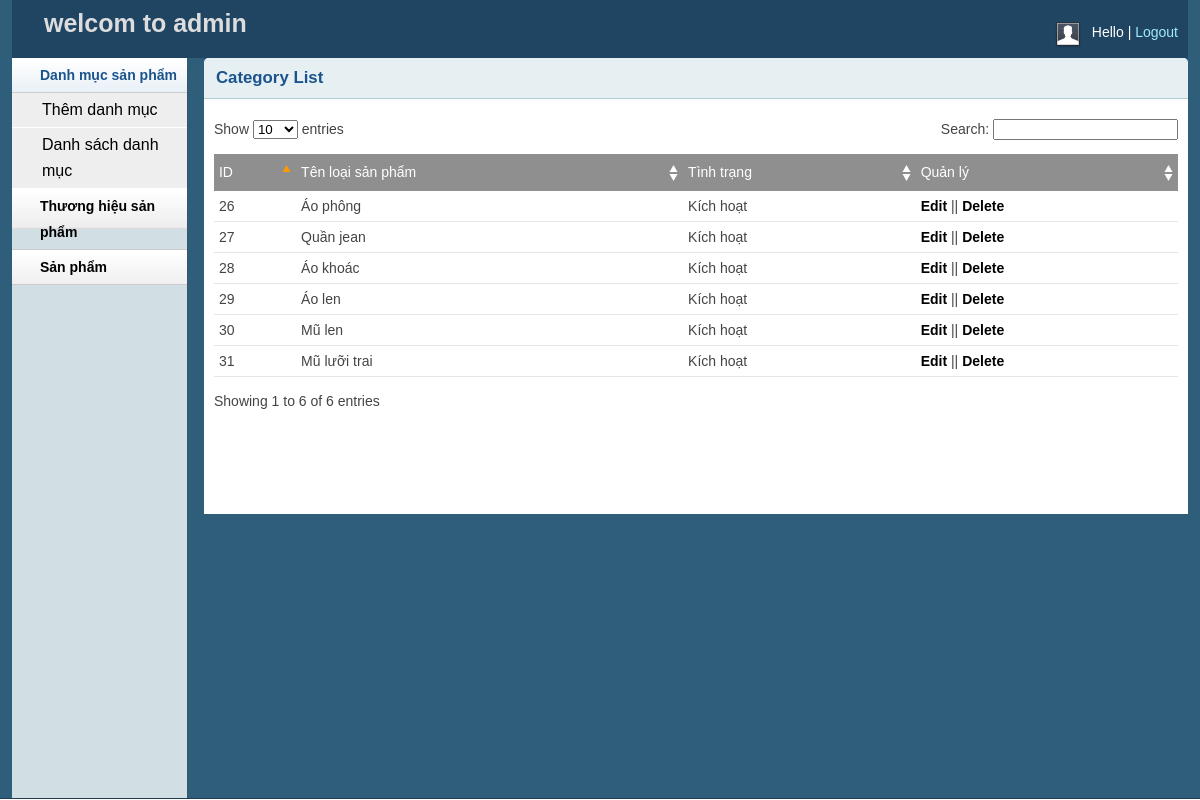
The page /admin/catlist.php (signed in) on the database its author committed.
### tables this page shows
CREATE TABLE `loaisp` (
  `idloaisp` int(11) NOT NULL,
  `tenloaisp` varchar(255) NOT NULL,
  `tinhtrang` varchar(100) NOT NULL
);

### lib/database.php (called while the page is built, shortened)
<?php
    Class Database{
        public $host   = DB_HOST;
        public $user   = DB_USER;
        public $pass   = DB_PASS;
        public $dbname = DB_NAME;
        public $link;
        private function connectDB(){
            $this->link = new mysqli($this->host, $this->user, $this->pass,
                $this->dbname);
        }
        public function select($query){
            $result = $this->link->query($query) or
            die($this->link->error.__LINE__);
            if($result->num_rows > 0){
                return $result;
            } else {
                return false;
            }
        }
    }
?>

### classes/category.php (called while the page is built, shortened)
<?php
        $filepath = realpath(dirname(__FILE__));
        include_once ($filepath.'/../lib/database.php');
?>
<?php
    class category
    {
        private $db;
        public function __construct()
        {
            $this->db = new Database();
        }
        public function show_category(){
            $query = "SELECT * FROM loaisp order by idloaisp desc";
            $result = $this->db->select($query);
            return $result;
        }
    }
?>

### admin/catlist.php (the view, shortened to what this page needs)
<?php include 'inc/header.php'; ?>
<?php include 'inc/sidebar.php'; ?>
<?php include '../classes/category.php'	?>
<?php
$cat = new category();
?>
<div class="grid_10">
	<div class="box round first grid">
		<h2>Category List</h2>
		<div class="block">
			<table class="data display datatable" id="example">
				<thead>
					<tr>
						<td>ID</td>
						<td>Tên loại sản phẩm</td>
						<td>Tình trạng</td>
						<td>Quản lý</td>
					</tr>
				</thead>
				<tbody>
					<?php
					$show_cat = $cat->show_category();
					if ($show_cat) {
						while ($result = $show_cat->fetch_assoc()) {
					?>
							<tr>
								<td><?php echo $result['idloaisp'] ?></td>
								<td><?php echo $result['tenloaisp'] ?></td>
								<td><?php
									if ($result['tinhtrang'] == 1) {
										echo 'Kích hoạt';
									} else {
										echo 'Không kích hoạt';
									}
									?></td>
								<td><a href="catedit.php?idloaisp=<?php echo $result['idloaisp'] ?>">Edit</a> || <a onclick="return confirm('you are want to delete')" href="?delid=<?php echo $result['idloaisp'] ?>">Delete</a> </td>
							</tr>
					<?php
						}
					}
					?>
				</tbody>
			</table>
		</div>
	</div>
</div>
<?php include 'inc/footer.php'; ?>

### admin/css/layout.css (style rules this page uses)
body { background: #fff none repeat scroll 0 0; color: #444; font-size: 14px; padding: 0; }
a { color: #000; font-weight:bold; text-decoration: none; }
h1, h2, h3, h4, h5, h6 { line-height:1.2em; margin-bottom:.3em; }
h2 { margin-top:1em; }
.box { background:#fff; margin-bottom:20px; padding:10px 10px 10px 10px; margin-left:-8px; }
.box.grid { padding-bottom:40px; }
.box.round { -moz-border-radius: 5px 5px 0px 0px; -webkit-border-radius: 5px 5px 0px 0px; border-radius: 5px 5px 0px 0px; }
.box h2 { font-size:1.2em; font-weight:bold; color:#1B548D; background:#E6F0F3; margin:-10px -10px 0 -10px; padding:10px 12px; border-bottom:1px solid #B3CBD6; -moz-border-radius: 5px 5px 0px 0px; -webkit-border-radius: 5px 5px 0px 0px; border-radius: 5px 5px 0px 0px; }
.box.first { min-height: 406px; }
.block { padding-top:20px; }
.block { padding-bottom:1px; }
table.display { margin: 0 auto; clear: both; width: 100%; }
.sorting_asc { background: #8f8f8f url(../img/table/sort_asc.png) no-repeat center right; padding:8px 5px; text-align:left; color:#fff; }
.sorting { background:#8f8f8f url(../img/table/sort_both.png) no-repeat center right; padding:8px 5px; text-align:left; color:#fff; }
tr.odd { height: 30px; line-height: 30px; border-bottom:1px solid #e6e6e6; }
tr.even { height: 30px; line-height: 30px; border-bottom:1px solid #e6e6e6; }
tr.odd td, tr.even td { padding-left:5px; }

### rows shown on the page
loaisp: idloaisp "31", tenloaisp "Mũ lưỡi trai", tinhtrang "Kích hoạt"
loaisp: idloaisp "30", tenloaisp "Mũ len", tinhtrang "Kích hoạt"
loaisp: idloaisp "29", tenloaisp "Áo len", tinhtrang "Kích hoạt"
loaisp: idloaisp "28", tenloaisp "Áo khoác", tinhtrang "Kích hoạt"
loaisp: idloaisp "27", tenloaisp "Quần jean", tinhtrang "Kích hoạt"
loaisp: idloaisp "26", tenloaisp "Áo phông", tinhtrang "Kích hoạt"
